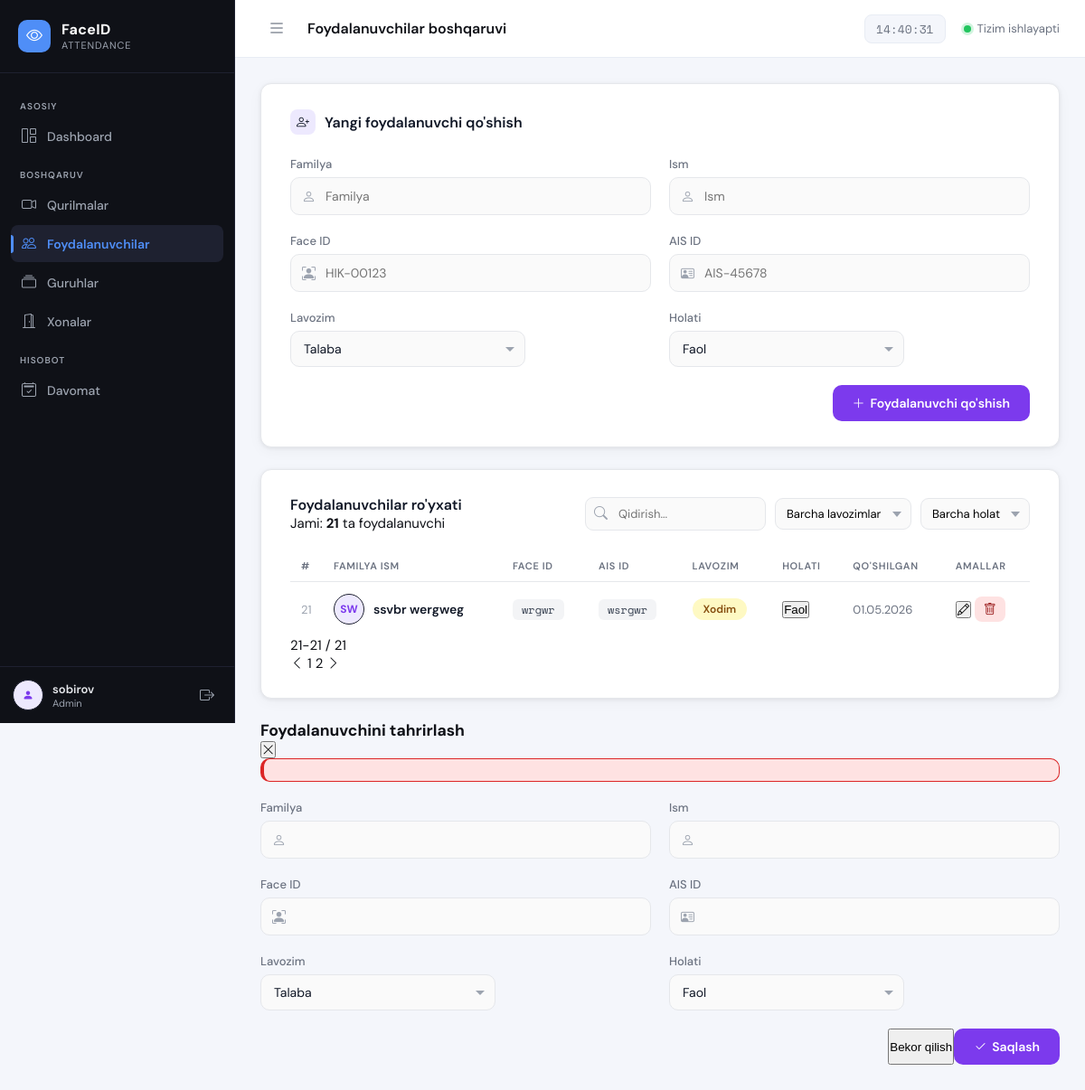
The page /users/?page=2 (signed in) on the database its author committed.
### apps/user_management/models.py (models this page shows, shortened)
class UserProfile(models.Model):
    class Role(models.TextChoices):
        STUDENT = 'student', 'Talaba'
        TEACHER = 'teacher', "O'qituvchi"
        STAFF   = 'staff',   'Xodim'
    face_id    = models.CharField(max_length=100, unique=True, default='', verbose_name="Face ID")
    ais_id     = models.CharField(max_length=100, unique=True, default='', verbose_name="AIS ID")
    last_name  = models.CharField(max_length=100, verbose_name="Familya")
    first_name = models.CharField(max_length=100, verbose_name="Ism")
    role       = models.CharField(max_length=20, choices=Role.choices, default=Role.STUDENT, verbose_name="Lavozim")
    is_active  = models.BooleanField(default=True, verbose_name="Faol")
    created_at = models.DateTimeField(auto_now_add=True)
    class Meta:
        verbose_name        = "Foydalanuvchi"
        verbose_name_plural = "Foydalanuvchilar"
        ordering            = ['last_name', 'first_name']
    def get_full_name(self):
        return f"{self.last_name} {self.first_name}"

### apps/user_management/views.py (the view, shortened to what this page needs)
# urls.py: path('', views.user_list, name='user_list'),                            # /users/
@login_required
def user_list(request):
    error = None
    users_queryset = UserProfile.objects.all()
    paginator = Paginator(users_queryset, 20)
    page_obj = paginator.get_page(request.GET.get('page'))
    return render(request, 'user_management/user_list.html', {
        'users': page_obj,
        'page_obj': page_obj,
        'paginator': paginator,
        'total_users': paginator.count,
        'error': error,
        'role_choices': UserProfile.Role.choices,
    })

### apps/user_management/templates/user_management/user_list.html (shortened to what this page needs)
{% extends 'base.html' %}
{% load static %}
{% block page_title %}Foydalanuvchilar boshqaruvi{% endblock %}
{% block nav_users %}active{% endblock %}
{% block extra_css %}
<link rel="stylesheet" href="{% static 'user_management/user_management.css' %}">
{% endblock %}
{% block content %}
<div class="card">
    <div class="card-title">
        <div class="icon"><i class="bi bi-person-plus"></i></div>
        Yangi foydalanuvchi qo'shish
    </div>
    <form method="post">
        <div class="form-grid">
            <div class="form-group">
                <label>Familya</label>
                <div class="input-wrap">
                    <span class="input-icon"></span>
                    <input type="text" name="last_name" placeholder="Familya" required>
                </div>
            </div>
            <div class="form-group">
                <label>Ism</label>
                <div class="input-wrap">
                    <span class="input-icon"></span>
                    <input type="text" name="first_name" placeholder="Ism" required>
                </div>
            </div>
            <div class="form-group">
                <label>Face ID</label>
                <div class="input-wrap">
                    <span class="input-icon"></span>
                    <input type="text" name="face_id" placeholder="HIK-00123" required>
                </div>
            </div>
            <div class="form-group">
                <label>AIS ID</label>
                <div class="input-wrap">
                    <span class="input-icon"></span>
                    <input type="text" name="ais_id" placeholder="AIS-45678" required>
                </div>
            </div>
            <div class="form-group">
                <label>Lavozim</label>
                <div class="select-wrap">
                    <select name="role">
                        {% for value, label in role_choices %}
                            <option value="{{ value }}">{{ label }}</option>
                        {% endfor %}
                    </select>
                </div>
            </div>
            <div class="form-group">
                <label>Holati</label>
                <div class="select-wrap">
                    <select name="is_active">
                        <option value="active">Faol</option>
                    </select>
                </div>
            </div>
        </div>
        <div class="form-footer">
            <button type="submit" class="btn-primary">
                <i class="bi bi-plus-lg"></i>
                Foydalanuvchi qo'shish
            </button>
        </div>
    </form>
</div>
<div class="card">
    <div class="table-header">
        <div>
            <h2>Foydalanuvchilar ro'yxati</h2>
            <div class="table-meta">
                Jami: <strong>{{ total_users }}</strong> ta foydalanuvchi
            </div>
        </div>
        <div class="table-filters">
            <div class="search-wrap">
                <i class="bi bi-search search-icon"></i>
                <input type="text" id="searchInput" placeholder="Qidirish..." oninput="filterTable()">
            </div>
            <select class="status-select" id="roleFilter" onchange="filterTable()">
                <option value="">Barcha lavozimlar</option>
            </select>
            <select class="status-select" id="statusFilter" onchange="filterTable()">
                <option value="">Barcha holat</option>
            </select>
        </div>
    </div>
    <table id="usersTable">
        <thead>
            <tr>
                <th>#</th>
                <th>Familya Ism</th>
                <th>Face ID</th>
                <th>AIS ID</th>
                <th>Lavozim</th>
                <th>Holati</th>
                <th>Qo'shilgan</th>
                <th>Amallar</th>
            </tr>
        </thead>
        <tbody>
            {% for user in users %}
            <tr
                data-user-id="{{ user.id }}"
                data-role="{{ user.role }}"
                data-status="{% if user.is_active %}active{% else %}inactive{% endif %}"
                data-first-name="{{ user.first_name }}"
                data-last-name="{{ user.last_name }}"
                data-face-id="{{ user.face_id }}"
                data-ais-id="{{ user.ais_id }}"
            >
                <td class="row-num">{{ page_obj.start_index|add:forloop.counter0 }}</td>
                <td class="name">
                    <div class="user-cell">
                        <div class="user-avatar user-initials">{{ user.last_name|first|upper }}{{ user.first_name|first|upper }}</div>
                        <span class="user-full-name">{{ user.get_full_name }}</span>
                    </div>
                </td>
                <td><span class="id-badge face-id-value">{{ user.face_id }}</span></td>
                <td><span class="id-badge ais-id-value">{{ user.ais_id }}</span></td>
                <td>
                    <span class="role-badge role-{{ user.role }}">
                        {{ user.get_role_display }}
                    </span>
                </td>
                <td>
                    <button
                        class="status-btn {% if user.is_active %}active{% else %}inactive{% endif %}"
                        onclick="toggleUserStatus({{ user.id }}, this)"
                        title="Holatni almashtirish"
                    >
                        {% if user.is_active %}Faol{% else %}Nofaol{% endif %}
                    </button>
                </td>
                <td class="date-cell">{{ user.created_at|date:"d.m.Y" }}</td>
                <td class="actions-cell">
                    <button class="edit-btn" onclick="openEditModal({{ user.id }})" title="Tahrirlash">
                        <i class="bi bi-pencil"></i>
                    </button>
                    <button class="delete-btn" onclick="deleteUser({{ user.id }}, this)" title="O'chirish">
                        <i class="bi bi-trash"></i>
                    </button>
                </td>
            </tr>
            {% empty %}
            <tr>
                <td colspan="8" class="empty-row">
                    Hech qanday foydalanuvchi topilmadi. Yuqorida yangi foydalanuvchi qo'shing.
                </td>
            </tr>
            {% endfor %}
        </tbody>
    </table>
    {% if page_obj.has_other_pages %}
    <div class="pagination-wrap">
        <div class="pagination-info">
            {{ page_obj.start_index }}-{{ page_obj.end_index }} / {{ total_users }}
        </div>
        <div class="pagination">
            {% if page_obj.has_previous %}
                <a href="?page={{ page_obj.previous_page_number }}" class="page-link" title="Oldingi">
                    <i class="bi bi-chevron-left"></i>
                </a>
            {% else %}
                <span class="page-link disabled"><i class="bi bi-chevron-left"></i></span>
            {% endif %}
            {% for page_num in paginator.page_range %}
                {% if page_num == page_obj.number %}
                    <span class="page-link active">{{ page_num }}</span>
                {% elif page_num >= page_obj.number|add:"-2" and page_num <= page_obj.number|add:"2" %}
                    <a href="?page={{ page_num }}" class="page-link">{{ page_num }}</a>
                {% endif %}
            {% endfor %}
            {% if page_obj.has_next %}
                <a href="?page={{ page_obj.next_page_number }}" class="page-link" title="Keyingi">
                    <i class="bi bi-chevron-right"></i>
                </a>
            {% else %}
                <span class="page-link disabled"><i class="bi bi-chevron-right"></i></span>
            {% endif %}
        </div>
    </div>
    {% endif %}
</div>
<div class="modal-backdrop" id="editModal" aria-hidden="true">
    <div class="modal">
        <div class="modal-header">
            <h3>Foydalanuvchini tahrirlash</h3>
            <button type="button" class="modal-close" onclick="closeEditModal()" title="Yopish">
                <i class="bi bi-x-lg"></i>
            </button>
        </div>
        <div class="alert alert-error modal-error" id="editError"></div>
        <form id="editUserForm">
            <div class="form-grid">
                <div class="form-group">
                    <label>Familya</label>
                    <div class="input-wrap">
                        <span class="input-icon"></span>
                        <input type="text" name="last_name" id="editLastName" required>
                    </div>
                </div>
                <div class="form-group">
                    <label>Ism</label>
                    <div class="input-wrap">
                        <span class="input-icon"></span>
                        <input type="text" name="first_name" id="editFirstName" required>
                    </div>
                </div>
                <div class="form-group">
                    <label>Face ID</label>
                    <div class="input-wrap">
                        <span class="input-icon"></span>
                        <input type="text" name="face_id" id="editFaceId" required>
                    </div>
                </div>
                <div class="form-group">
                    <label>AIS ID</label>
                    <div class="input-wrap">
                        <span class="input-icon"></span>
                        <input type="text" name="ais_id" id="editAisId" required>
                    </div>
                </div>
                <div class="form-group">
                    <label>Lavozim</label>
                    <div class="select-wrap">
                        <select name="role" id="editRole">
                            {% for value, label in role_choices %}
                                <option value="{{ value }}">{{ label }}</option>
                            {% endfor %}
                        </select>
                    </div>
                </div>
                <div class="form-group">
                    <label>Holati</label>
                    <div class="select-wrap">
                        <select name="is_active" id="editStatus">
                            <option value="active">Faol</option>
                        </select>
                    </div>
                </div>
            </div>
            <div class="form-footer">
                <button type="button" class="btn-secondary" onclick="closeEditModal()">Bekor qilish</button>
                <button type="submit" class="btn-primary">
                    <i class="bi bi-check2"></i>
                    Saqlash
                </button>
            </div>
        </form>
    </div>
</div>
{% endblock %}

### templates/base.html (shortened to what this page needs)
{% load static %}
<!DOCTYPE html>
<html lang="uz">
<head>
    <link rel="stylesheet" href="https://cdn.jsdelivr.net/npm/bootstrap-icons@1.11.3/font/bootstrap-icons.min.css">
    <link rel="stylesheet" href="{% static 'css/dashboard.css' %}">
    {% block extra_css %}{% endblock %}
</head>
<body>
<aside class="sidebar" id="sidebar">
    <div class="sidebar-logo">
        <div class="logo-icon">
            <i class="bi bi-eye"></i>
        </div>
        <div class="logo-text">
            <span class="logo-title">FaceID</span>
            <span class="logo-sub">Attendance</span>
        </div>
    </div>
    <nav class="sidebar-nav">
        <div class="nav-section-label">Asosiy</div>
        <a href="{% url 'core:dashboard' %}" class="nav-item {% block nav_dashboard %}{% endblock %}">
            <span class="nav-icon"><i class="bi bi-grid-1x2"></i></span>
            <span class="nav-label">Dashboard</span>
        </a>
        <div class="nav-section-label">Boshqaruv</div>
        <a href="{% url 'devices:device_list' %}" class="nav-item {% block nav_devices %}{% endblock %}">
            <span class="nav-icon"><i class="bi bi-camera-video"></i></span>
            <span class="nav-label">Qurilmalar</span>
        </a>
        <a href="{% url 'user_management:user_list' %}" class="nav-item {% block nav_users %}{% endblock %}">
            <span class="nav-icon"><i class="bi bi-people"></i></span>
            <span class="nav-label">Foydalanuvchilar</span>
        </a>
        <a href="{% url 'groups:group_list' %}" class="nav-item {% block nav_groups %}{% endblock %}">
            <span class="nav-icon"><i class="bi bi-collection"></i></span>
            <span class="nav-label">Guruhlar</span>
        </a>
        <a href="#" class="nav-item {% block nav_rooms %}{% endblock %}">
            <span class="nav-icon"><i class="bi bi-door-open"></i></span>
            <span class="nav-label">Xonalar</span>
        </a>
        <div class="nav-section-label">Hisobot</div>
        <a href="#" class="nav-item {% block nav_attendance %}{% endblock %}">
            <span class="nav-icon"><i class="bi bi-calendar2-check"></i></span>
            <span class="nav-label">Davomat</span>
        </a>
    </nav>
    <div class="sidebar-footer">
        <div class="sidebar-user">
            <div class="user-avatar">
                <i class="bi bi-person-fill"></i>
            </div>
            <div class="user-info">
                <span class="user-name">{{ request.user.get_full_name|default:request.user.username }}</span>
                <span class="user-role">Admin</span>
            </div>
        </div>
        <a href="{% url 'logout' %}" class="logout-btn" title="Chiqish">
            <i class="bi bi-box-arrow-right"></i>
        </a>
    </div>
</aside>
<div class="main-wrapper">
    <header class="topbar">
        <div class="topbar-left">
            <button class="sidebar-toggle" id="sidebarToggle" title="Sidebar">
                <i class="bi bi-list"></i>
            </button>
            <div class="page-breadcrumb">
                <span class="breadcrumb-page">{% block page_title %}Dashboard{% endblock %}</span>
            </div>
        </div>
        <div class="topbar-right">
            <div class="topbar-time" id="liveTime"></div>
            <div class="topbar-status">
                <span class="status-dot online"></span>
                <span class="status-text">Tizim ishlayapti</span>
            </div>
        </div>
    </header>
    <main class="main-content">
        {% block content %}{% endblock %}
    </main>
</div>
</body>
</html>

### rows shown on the page
UserProfile: start_index|add "21", last_name|first "S", first_name|first "W", get_full_name "ssvbr wergweg", face_id "wrgwr", ais_id "wsrgwr", role "Xodim", is_active "Faol", created_at "01.05.2026"

### other values the page prints
{{ request.user.get_full_name|default:request.user.username }} "sobirov"
{{ total_users }} "21"
{{ page_obj.start_index }} "21"
{{ page_obj.end_index }} "21"
{{ page_num }} "1"
{{ page_num }} "2"
form field role "Talaba"
